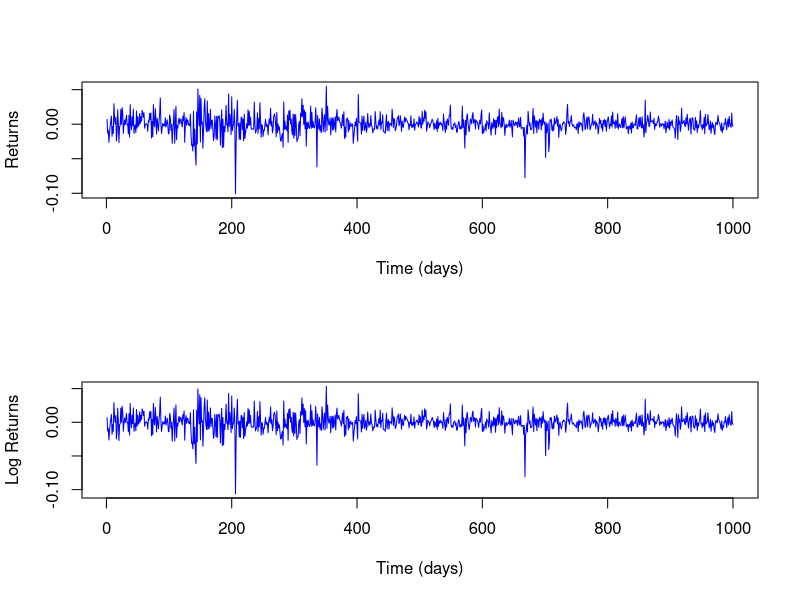

The R source for this figure:
# clear variables and close windows
rm(list = ls(all = TRUE))
graphics.off()

x = read.table("Coca_cola.txt")     # Stock prices
x = ts(x)                           # transform to time series object

# Returns
r1 = (x[2:length(x)] - x[1:length(x) - 1])/x[1:length(x) - 1]   # Returns
r2 = log(x[2:length(x)]) - log(x[1:length(x) - 1])              # Log returns
split.screen(c(2, 1))

# Time series r1
screen(1)
plot(r1, type = "l", col = "blue", xlab = "Time (days)", ylab = "Returns")
# Time series r2
screen(2)
plot(r2, type = "l", col = "blue", xlab = "Time (days)", ylab = "Log Returns") 
